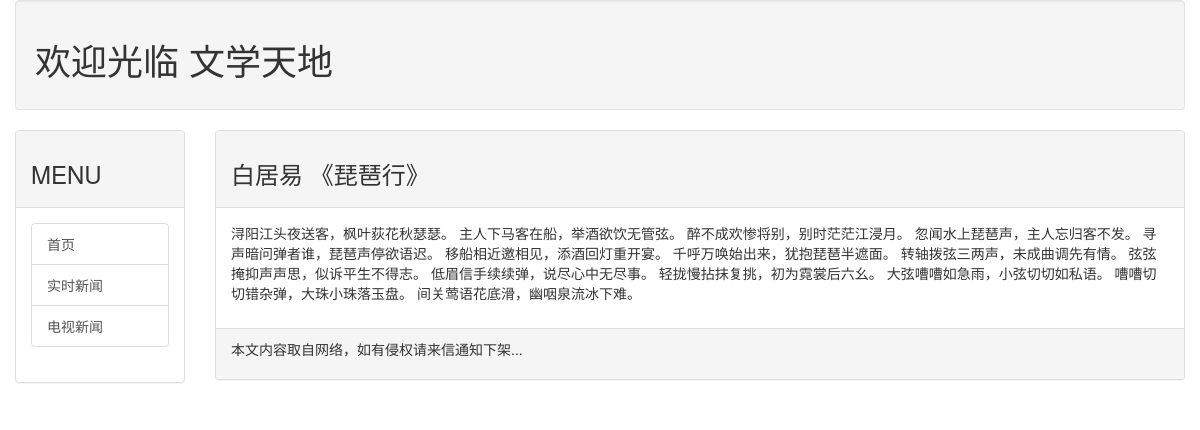
Screenshot of /post/2 with the database file from the repository.
### mainsite/models.py (models this page shows, shortened)
class Post(models.Model):
	title = models.CharField(max_length=200)
	slug = models.CharField(max_length=200)
	body = MDTextField()
	pub_date = models.DateTimeField(default=timezone.now)
	class Meta:
		ordering = ('-pub_date',)

### mainsite/views.py (the view)
# urls.py: re_path('post/(\d+)', views.showpost)
def showpost(request, id):
	template = get_template('post.html')
	try:
		post = Post.objects.get(id=id)
		if post != None:
			html = template.render(locals())
			postText = markdown.markdown(post.body, extensions=[
				'markdown.extensions.extra',
				'markdown.extensions.codehilite',
				'markdown.extensions.tables',
				'markdown.extensions.toc'
				])
			return render_to_response('post.html', {'post': post, 'postText': postText})
	except:
		return redirect('/')

### templates/post.html (shortened to what this page needs)
{% extends 'base.html' %}
{% block headmessage %}
	<h3>{{ post.title }}</h3>
{% endblock %}
{% block content %}
	<div>{{ postText | safe }}</div>
{% endblock %}

### rows the page displays
Post: title "白居易 《琵琶行》", body "浔阳江头夜送客，枫叶荻花秋瑟瑟。 主人下马客在船，举酒欲饮无管弦。 醉不成欢惨将别，别时茫茫江浸月。 忽闻水上琵琶声，主人忘归客不发。 寻声暗问弹者谁，琵琶声停欲语迟。 移船相近邀相见，添酒回灯重开宴。 千呼万唤始出来，犹抱琵琶半遮面。 转轴拨弦三两声，未成曲调先有情。 弦弦掩抑声声思，似诉平生不得志。 低眉信手续续弹，说尽心中无尽事。 轻拢慢拈抹复挑，初为霓裳后六幺。 大弦嘈嘈如急雨，小弦切切如私语。 嘈嘈切切错杂弹，大珠小珠落玉盘。 间关莺语花底滑，幽咽泉流冰下难。"
